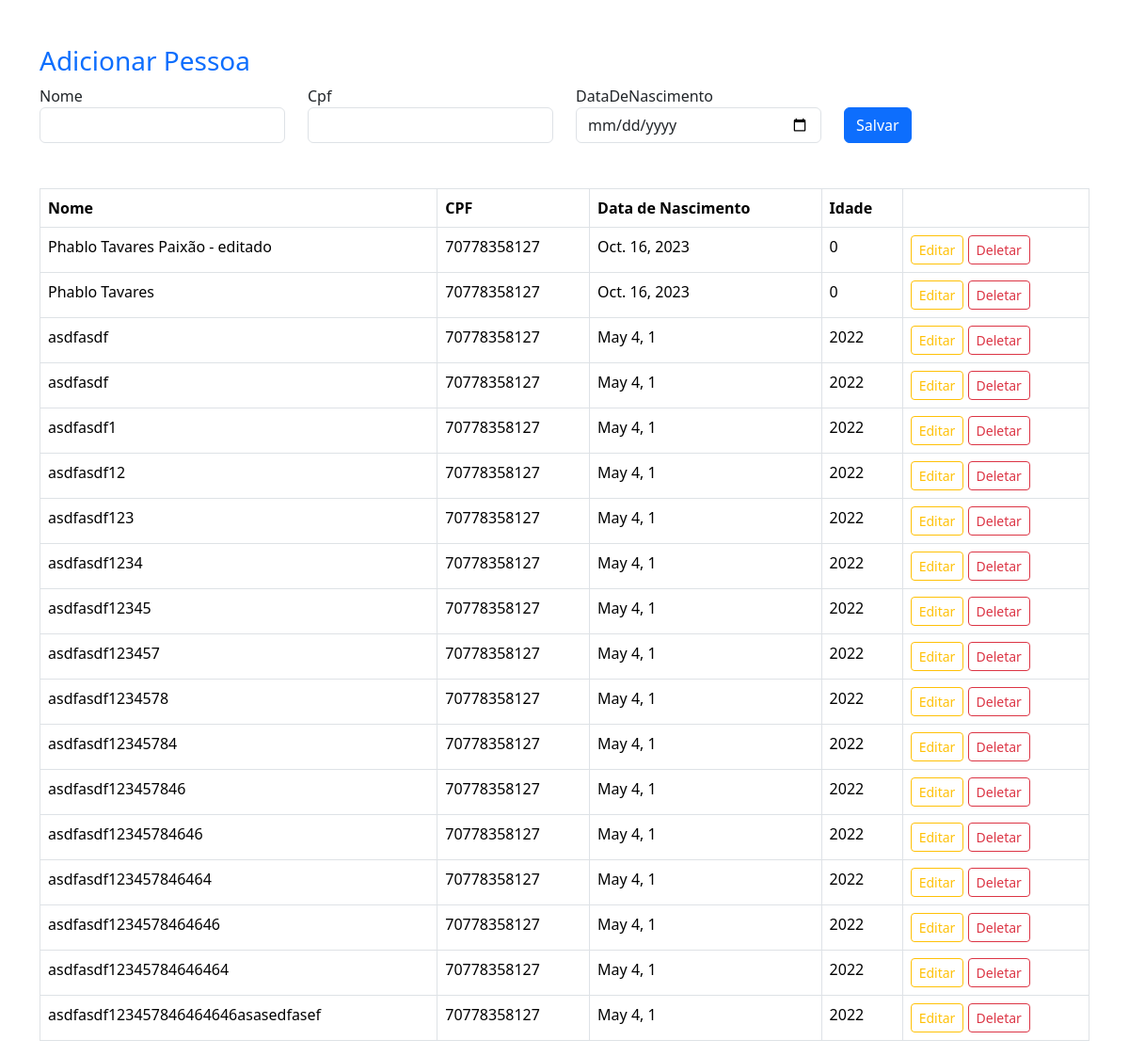
Page /formPessoas on the committed database.
### blog/models.py (models this page shows, shortened)
class Pessoa(models.Model):
    id = models.AutoField(primary_key=True)
    nome = models.CharField(max_length=100)
    cpf = models.CharField(max_length=100)
    dataDeNascimento = models.DateField()
    @property
    def idade(self):
        hoje = date.today()
        anos = hoje.year - self.dataDeNascimento.year - \
            ((hoje.month, hoje.day) <
             (self.dataDeNascimento.month, self.dataDeNascimento.day))
        if anos < 0:
            anos = 0
        return anos

### blog/views.py (the view)
# urls.py: path('formPessoas', views.formPessoas),
def formPessoas(request):
    form = PessoaForm()
    pessoas = Pessoa.objects.all()
    context = {
        'form': form,
        'pessoas': pessoas,
    }
    return render(request, 'index.html', context)

### blog/forms.py
class PessoaForm(forms.ModelForm):
    class Meta:
        model = Pessoa
        fields = (
            'nome',
            'cpf',
            'dataDeNascimento',
        )
        widgets = {
            'nome': forms.TextInput(attrs={'class': "form-control"}),
            'cpf': forms.NumberInput(attrs={'class': "form-control", 'min': '1', 'step': '1'}),
            'dataDeNascimento': forms.DateTimeInput(format=('%Y-%m-%d'), attrs={'class': 'form-control', 'type': 'date'}),
        }

### blog/templates/index.html (shortened to what this page needs)
{% extends 'base.html' %} {% block content %}
<h3 class="mb-2 text-primary">Adicionar Pessoa</h3>
<div id="pessoa-form-container" class="mb-5">{% include 'partials/form.html' %}</div>
<div id="pessoas-table-container" class="mb-7">{% include 'partials/table.html' %}</div>
{% endblock %}

### blog/templates/base.html (shortened to what this page needs)
<!DOCTYPE html>
<html lang="en">
  <head>
    <link
      href="https://cdn.jsdelivr.net/npm/bootstrap@5.3.2/dist/css/bootstrap.min.css"
      rel="stylesheet"
    />
  </head>
  <body hx-headers='{"X-CSRFToken":"{{csrf_token}}"}'>
    <div class="container mt-5">{% block content %} {% endblock %}</div>
  </body>
</html>

### blog/templates/partials/form.html
<form hx-post="{% url 'adicionar-pessoa' %}" hx-target="#table-body" hx-swap="beforeend">
  <div class="row">
    <div class="col-4 col-md-3">
      <label for="{{form.nome.id_for_label}}">{{form.nome.label}}</label>
      {{form.nome}}
    </div>
    <div class="col-4 col-md-3">
      <label for="{{form.cpf.id_for_label}}">{{form.cpf.label}}</label>
      {{form.cpf}}
    </div>
    <div class="col-4 col-md-3">
      <label for="{{form.dataDeNascimento.id_for_label}}">{{form.dataDeNascimento.label}}</label>
      {{form.dataDeNascimento}}
    </div>
    <div class="col-3 align-self-end">
      <button class="btn btn-primary" type="submit">Salvar</button>
    </div>
  </div>
</form>

### blog/templates/partials/table.html
<table id="example2" class="table table-bordered table-hover">
  <thead>
    <tr>
      <th>Nome</th>
      <th>CPF</th>
      <th>Data de Nascimento</th>
      <th>Idade</th>
      <th></th>
    </tr>
  </thead>
  <tbody id="table-body">
    {% for pessoa in pessoas %} {% include 'partials/table-row.html' %} {% endfor %}
  </tbody>
</table>

### blog/templates/partials/table-row.html
<tr id="row_pessoa_{{pessoa.id}}">
  <td>{{pessoa.nome}}</td>
  <td>{{pessoa.cpf}}</td>
  <td>{{pessoa.dataDeNascimento}}</td>
  <td>{{pessoa.idade}}</td>
  <td>
    <button
      class="btn btn-sm btn-outline-warning"
      hx-get="formAtualizarPessoa/{{pessoa.id}}"
      hx-target="#atualizar-pessoa-form-container"
      hx-swap="innerHTML"
    >
      Editar
    </button>
    <button
      class="btn btn-sm btn-outline-danger"
      hx-delete="deletar-pessoa/{{pessoa.id}}"
      hx-on='htmx:afterRequest: $("#row_pessoa_{{pessoa.id}}").remove()'
    >
      Deletar
    </button>
  </td>
</tr>

### rows in the picture
Pessoa: nome "Phablo Tavares Paixão - editado", cpf "70778358127", dataDeNascimento "Oct. 16, 2023", idade "0"
Pessoa: nome "Phablo Tavares", cpf "70778358127", dataDeNascimento "Oct. 16, 2023", idade "0"
Pessoa: nome "asdfasdf", cpf "70778358127", dataDeNascimento "May 4, 1", idade "2022"
Pessoa: nome "asdfasdf", cpf "70778358127", dataDeNascimento "May 4, 1", idade "2022"
Pessoa: nome "asdfasdf1", cpf "70778358127", dataDeNascimento "May 4, 1", idade "2022"
Pessoa: nome "asdfasdf12", cpf "70778358127", dataDeNascimento "May 4, 1", idade "2022"
Pessoa: nome "asdfasdf123", cpf "70778358127", dataDeNascimento "May 4, 1", idade "2022"
Pessoa: nome "asdfasdf1234", cpf "70778358127", dataDeNascimento "May 4, 1", idade "2022"
Pessoa: nome "asdfasdf12345", cpf "70778358127", dataDeNascimento "May 4, 1", idade "2022"
Pessoa: nome "asdfasdf123457", cpf "70778358127", dataDeNascimento "May 4, 1", idade "2022"
Pessoa: nome "asdfasdf1234578", cpf "70778358127", dataDeNascimento "May 4, 1", idade "2022"
Pessoa: nome "asdfasdf12345784", cpf "70778358127", dataDeNascimento "May 4, 1", idade "2022"
Pessoa: nome "asdfasdf123457846", cpf "70778358127", dataDeNascimento "May 4, 1", idade "2022"
Pessoa: nome "asdfasdf12345784646", cpf "70778358127", dataDeNascimento "May 4, 1", idade "2022"
Pessoa: nome "asdfasdf123457846464", cpf "70778358127", dataDeNascimento "May 4, 1", idade "2022"
Pessoa: nome "asdfasdf1234578464646", cpf "70778358127", dataDeNascimento "May 4, 1", idade "2022"
Pessoa: nome "asdfasdf12345784646464", cpf "70778358127", dataDeNascimento "May 4, 1", idade "2022"
Pessoa: nome "asdfasdf123457846464646asasedfasef", cpf "70778358127", dataDeNascimento "May 4, 1", idade "2022"
